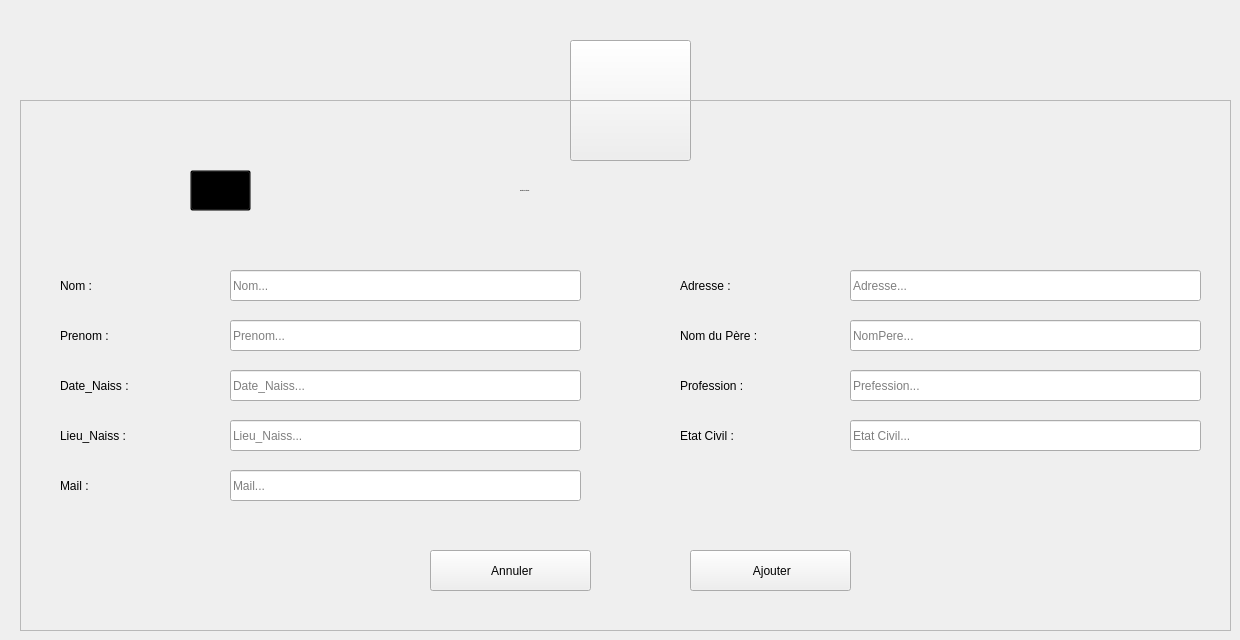
      <widget class="QWidget" name="Ajouter_Citoyen_2">
       <widget class="QToolButton" name="toolButton_20">
        <property name="geometry">
         <rect>
          <x>570</x>
          <y>40</y>
          <width>121</width>
          <height>121</height>
         </rect>
        </property>
        <property name="styleSheet">
         <string notr="true"/>
        </property>
        <property name="text">
         <string/>
        </property>
        <property name="icon">
         <iconset>
          <normaloff>:/Ressources/image/systeme-de-population.png</normaloff>:/Ressources/image/systeme-de-population.png</iconset>
        </property>
        <property name="iconSize">
         <size>
          <width>64</width>
          <height>64</height>
         </size>
        </property>
       </widget>
       <widget class="QFrame" name="frame_14">
        <property name="geometry">
         <rect>
          <x>20</x>
          <y>100</y>
          <width>1211</width>
          <height>531</height>
         </rect>
        </property>
        <property name="styleSheet">
         <string notr="true"/>
        </property>
        <property name="frameShape">
         <enum>QFrame::StyledPanel</enum>
        </property>
        <property name="frameShadow">
         <enum>QFrame::Raised</enum>
        </property>
        <widget class="QLabel" name="L_AjouterCitoyen_4">
         <property name="geometry">
          <rect>
           <x>500</x>
           <y>70</y>
           <width>281</width>
           <height>41</height>
          </rect>
         </property>
         <property name="font">
          <font>
           <family>century gothic</family>
           <pointsize>-1</pointsize>
           <weight>75</weight>
           <bold>true</bold>
          </font>
         </property>
         <property name="styleSheet">
          <string notr="true">background: transparent;</string>
         </property>
         <property name="text">
          <string>Ajouter un Citoyen</string>
         </property>
        </widget>
        <widget class="QLabel" name="L_ANomCitoyen_2">
         <property name="geometry">
          <rect>
           <x>40</x>
           <y>170</y>
           <width>121</width>
           <height>31</height>
          </rect>
         </property>
         <property name="styleSheet">
          <string notr="true">background: transparent;</string>
         </property>
         <property name="text">
          <string>Nom :</string>
         </property>
        </widget>
        <widget class="QLabel" name="L_APrenomCitoyen_2">
         <property name="geometry">
          <rect>
           <x>40</x>
           <y>220</y>
           <width>121</width>
           <height>31</height>
          </rect>
         </property>
         <property name="styleSheet">
          <string notr="true">background: transparent;</string>
         </property>
         <property name="text">
          <string>Prenom :</string>
         </property>
        </widget>
        <widget class="QLabel" name="L_ADateNaissCit_2">
         <property name="geometry">
          <rect>
           <x>40</x>
           <y>270</y>
           <width>131</width>
           <height>31</height>
          </rect>
         </property>
         <property name="styleSheet">
          <string notr="true">background: transparent;</string>
         </property>
         <property name="text">
          <string>Date_Naiss :</string>
         </property>
        </widget>
        <widget class="QLabel" name="L_ALieuNaissCit_2">
         <property name="geometry">
          <rect>
           <x>40</x>
           <y>320</y>
           <width>141</width>
           <height>31</height>
          </rect>
         </property>
         <property name="styleSheet">
          <string notr="true">background: transparent;</string>
         </property>
         <property name="text">
          <string>Lieu_Naiss :</string>
         </property>
        </widget>
        <widget class="QLabel" name="L_AMailCitoyen_2">
         <property name="geometry">
          <rect>
           <x>40</x>
           <y>370</y>
           <width>141</width>
           <height>31</height>
          </rect>
         </property>
         <property name="styleSheet">
          <string notr="true">background: transparent;</string>
         </property>
         <property name="text">
          <string>Mail :</string>
         </property>
        </widget>
        <widget class="QLineEdit" name="LE_ANomCitoyen_2">
         <property name="geometry">
          <rect>
           <x>210</x>
           <y>170</y>
           <width>351</width>
           <height>31</height>
          </rect>
         </property>
         <property name="placeholderText">
          <string>Nom...</string>
         </property>
        </widget>
        <widget class="QLineEdit" name="LE_APrenomCitoyen_2">
         <property name="geometry">
          <rect>
           <x>210</x>
           <y>220</y>
           <width>351</width>
           <height>31</height>
          </rect>
         </property>
         <property name="placeholderText">
          <string>Prenom...</string>
         </property>
        </widget>
        <widget class="QLineEdit" name="LE_ADateNaissCit_2">
         <property name="geometry">
          <rect>
           <x>210</x>
           <y>270</y>
           <width>351</width>
           <height>31</height>
          </rect>
         </property>
         <property name="placeholderText">
          <string>Date_Naiss...</string>
         </property>
        </widget>
        <widget class="QLineEdit" name="LE_ALieuNaissCit_2">
         <property name="geometry">
          <rect>
           <x>210</x>
           <y>320</y>
           <width>351</width>
           <height>31</height>
          </rect>
         </property>
         <property name="placeholderText">
          <string>Lieu_Naiss...</string>
         </property>
        </widget>
        <widget class="QLineEdit" name="LE_AMailCitoyen_2">
         <property name="geometry">
          <rect>
           <x>210</x>
           <y>370</y>
           <width>351</width>
           <height>31</height>
          </rect>
         </property>
         <property name="text">
          <string/>
         </property>
         <property name="placeholderText">
          <string>Mail...</string>
         </property>
        </widget>
        <widget class="QPushButton" name="B_AConfirmerCitoyen_2">
         <property name="geometry">
          <rect>
           <x>670</x>
           <y>450</y>
           <width>161</width>
           <height>41</height>
          </rect>
         </property>
         <property name="text">
          <string> Ajouter</string>
         </property>
         <property name="icon">
          <iconset>
           <normaloff>:/Ressources/image/confirm.png</normaloff>:/Ressources/image/confirm.png</iconset>
         </property>
         <property name="iconSize">
          <size>
           <width>20</width>
           <height>20</height>
          </size>
         </property>
        </widget>
        <widget class="QPushButton" name="B_AAnnulerCitoyen_2">
         <property name="geometry">
          <rect>
           <x>410</x>
           <y>450</y>
           <width>161</width>
           <height>41</height>
          </rect>
         </property>
         <property name="styleSheet">
          <string notr="true"/>
         </property>
         <property name="text">
          <string> Annuler</string>
         </property>
         <property name="icon">
          <iconset>
           <normaloff>:/Ressources/image/close.png</normaloff>:/Ressources/image/close.png</iconset>
         </property>
         <property name="iconSize">
          <size>
           <width>16</width>
           <height>16</height>
          </size>
         </property>
        </widget>
        <widget class="QToolButton" name="toolButton_21">
         <property name="geometry">
          <rect>
           <x>170</x>
           <y>70</y>
           <width>61</width>
           <height>41</height>
          </rect>
         </property>
         <property name="styleSheet">
          <string notr="true">background: transparent;</string>
         </property>
         <property name="text">
          <string/>
         </property>
         <property name="icon">
          <iconset>
           <normaloff>:/Recources/Images/add-user.png</normaloff>:/Recources/Images/add-user.png</iconset>
         </property>
         <property name="iconSize">
          <size>
           <width>30</width>
           <height>30</height>
          </size>
         </property>
        </widget>
        <widget class="QLabel" name="L_AAdresseCit_2">
         <property name="geometry">
          <rect>
           <x>660</x>
           <y>170</y>
           <width>121</width>
           <height>31</height>
          </rect>
         </property>
         <property name="styleSheet">
          <string notr="true">background: transparent;</string>
         </property>
         <property name="text">
          <string>Adresse :</string>
         </property>
        </widget>
        <widget class="QLineEdit" name="LE_AProfessionCit_2">
         <property name="geometry">
          <rect>
           <x>830</x>
           <y>270</y>
           <width>351</width>
           <height>31</height>
          </rect>
         </property>
         <property name="placeholderText">
          <string>Prefession...</string>
         </property>
        </widget>
        <widget class="QLineEdit" name="LE_AAdresseCit_2">
         <property name="geometry">
          <rect>
           <x>830</x>
           <y>170</y>
           <width>351</width>
           <height>31</height>
          </rect>
         </property>
         <property name="placeholderText">
          <string>Adresse...</string>
         </property>
        </widget>
        <widget class="QLabel" name="L_ANomPereCit_2">
         <property name="geometry">
          <rect>
           <x>660</x>
           <y>220</y>
           <width>151</width>
           <height>31</height>
          </rect>
         </property>
         <property name="styleSheet">
          <string notr="true">background: transparent;</string>
         </property>
         <property name="text">
          <string>Nom du Père :</string>
         </property>
        </widget>
        <widget class="QLineEdit" name="LE_ANomPereCit_2">
         <property name="geometry">
          <rect>
           <x>830</x>
           <y>220</y>
           <width>351</width>
           <height>31</height>
          </rect>
         </property>
         <property name="placeholderText">
          <string>NomPere...</string>
         </property>
        </widget>
        <widget class="QLabel" name="L_AProfessionCit_2">
         <property name="geometry">
          <rect>
           <x>660</x>
           <y>270</y>
           <width>131</width>
           <height>31</height>
          </rect>
         </property>
         <property name="styleSheet">
          <string notr="true">background: transparent;</string>
         </property>
         <property name="text">
          <string>Profession :</string>
         </property>
        </widget>
        <widget class="QLabel" name="L_AEtatCitoyen_2">
         <property name="geometry">
          <rect>
           <x>660</x>
           <y>320</y>
           <width>141</width>
           <height>31</height>
          </rect>
         </property>
         <property name="styleSheet">
          <string notr="true">background: transparent;</string>
         </property>
         <property name="text">
          <string>Etat Civil :</string>
         </property>
        </widget>
        <widget class="QLineEdit" name="LE_AEtatCitoyen_2">
         <property name="geometry">
          <rect>
           <x>830</x>
           <y>320</y>
           <width>351</width>
           <height>31</height>
          </rect>
         </property>
         <property name="placeholderText">
          <string>Etat Civil...</string>
         </property>
        </widget>
       </widget>
      </widget>
